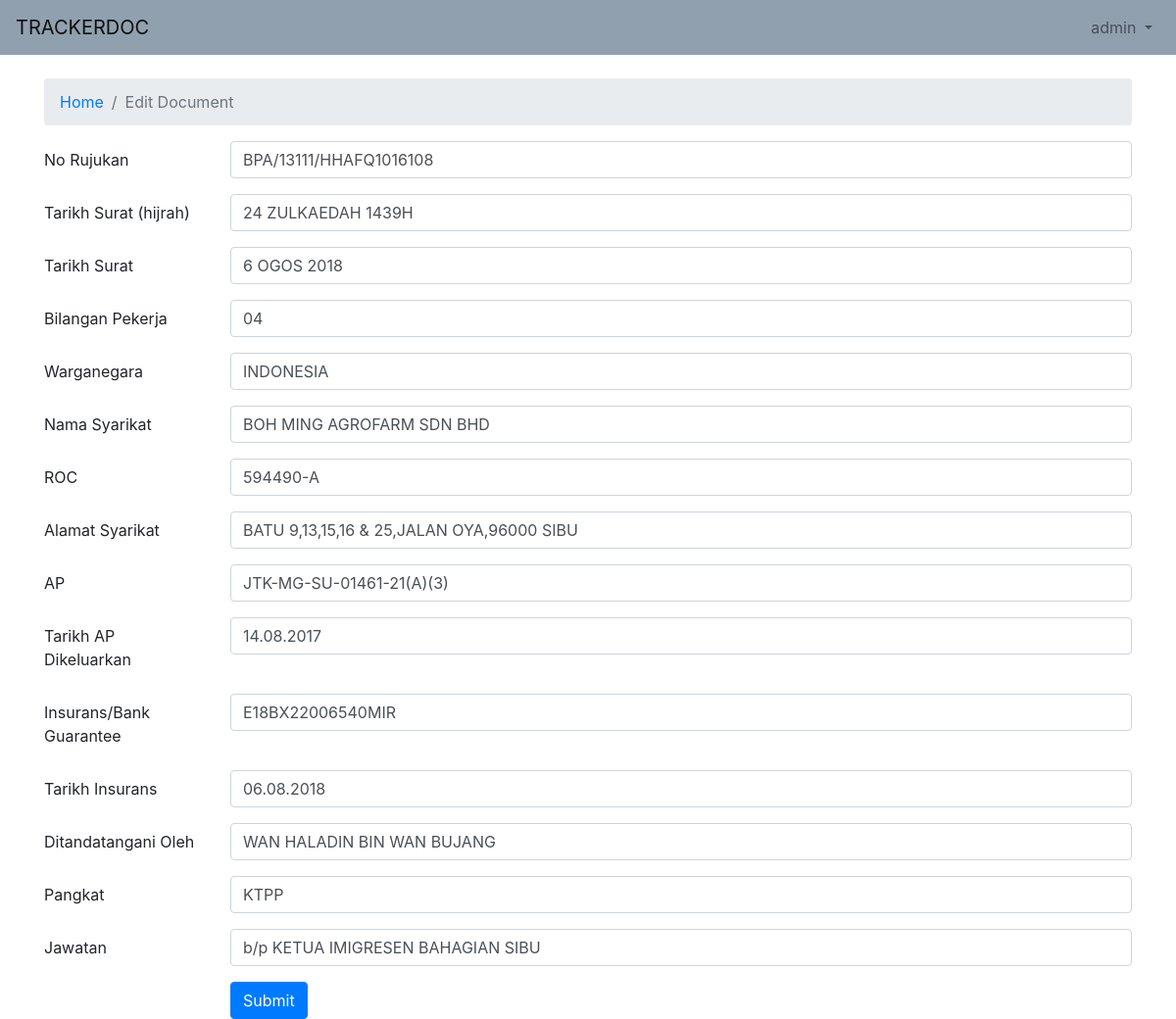
Page /documents/edit/73 (signed in) on the committed database.
### documents/models.py (models this page shows, shortened)
class TemplateTag(models.Model):
    template = models.ForeignKey(Template, on_delete=models.CASCADE)
    tag = models.CharField(max_length=50)
    label = models.CharField(max_length=50)
    description = models.TextField(blank=True)
    type = models.CharField(max_length=20)
    default_content = models.TextField(blank=True)
    is_searchable = models.BooleanField(default=False)
    is_capitalize = models.BooleanField(default=True)
    is_autocomplete = models.BooleanField(default=False)
    sorting_order = models.IntegerField(default=99)
    created_at = models.DateTimeField(auto_now_add=True)
    updated_at = models.DateTimeField(auto_now=True)

### documents/views.py (the view)
# urls.py: path("edit/<int:id>", views.document_edit, name="edit_document"),
@login_required
def document_edit(request, id):
    document = Document.objects.filter(id=id).first()
    tags = TemplateTag.objects.filter(template_id=document.template.id).order_by('sorting_order').all()
    DataFormSet = inlineformset_factory(Document, Data, form=DataForm, extra=0, can_delete=False)
    if request.method == "POST":
        formset = DataFormSet(request.POST, instance=document)
        if formset.is_valid():
            formset.save()
            return HttpResponseRedirect(reverse('documents:document_index'))
    else:
        formset = DataFormSet(instance=document)
    return render(request, "documents/document_edit.html", {"formset": formset, 'template_tags': tags})

### documents/templatetags/arr_index.py (called while the page is built)
@register.filter()
def get_value(arr, key):
    return arr[int(key)]

### documents/templates/documents/document_edit.html (shortened to what this page needs)
{% include "header-nav.html" %}
{% load arr_index %}
{% load widget_tweaks %}
<div class="container">
  <nav aria-label="breadcrumb">
    <ol class="breadcrumb">
      <li class="breadcrumb-item"><a href="{% url 'documents:document_index' %}">Home</a></li>
      <li class="breadcrumb-item active" aria-current="page">Edit Document</li>
    </ol>
  </nav>
  <form action="" method="post">
    {% for dataform in formset %}
      {% with tag=template_tags|get_value:forloop.counter0 %}
        {% for field in dataform.visible_fields %}
          <div class="form-group row">
            <label class="col-sm-2 col-form-label" for="{{ field.id_for_label }}">{{ tag.label }}</label>
            <div class="col-sm-10">
              {% if dataform.is_bound %}
                {% if field.errors %}
                  {% render_field field class="form-control is-invalid" %}
                  {% for error in field.errors %}
                    <div class="invalid-feedback">
                      {{ error }}
                    </div>
                  {% endfor %}
                {% else %}
                  {% render_field field class="form-control is-valid" %}
                {% endif %}
              {% else %}
                {% render_field field class="form-control" %}
              {% endif %}
            </div>
          </div>
        {% endfor %}
      {% endwith %}
    {% endfor %}
    <div class="row">
      <div class="col-sm-10 offset-sm-2"><button class="btn btn-primary" type="submit">Submit</button></div>
    </div>
  </form>
</div>
{% include "footer.html" %}

### templates/navbar.html (shortened to what this page needs)
<nav class="navbar navbar-expand-lg navbar-light" style="background-color: #90a0af;">
  <a class="navbar-brand" href="/">TRACKERDOC</a>
  <div class="collapse navbar-collapse" id="navbarSupportedContent">
    <ul class="navbar-nav ml-auto my-2 my-lg-0">
      <li class="nav-item dropdown">
        <a class="nav-link dropdown-toggle" href="#" id="navbarDropdown" role="button" data-toggle="dropdown" aria-haspopup="true" aria-expanded="false">
          {{ request.user.username }}
        </a>
      </li>
    </ul>
  </div>
</nav>
<br>

### rows in the picture
TemplateTag: label "No Rujukan"
TemplateTag: label "Tarikh Surat (hijrah)"
TemplateTag: label "Tarikh Surat"
TemplateTag: label "Bilangan Pekerja"
TemplateTag: label "Warganegara"
TemplateTag: label "Nama Syarikat"
TemplateTag: label "ROC"
TemplateTag: label "Alamat Syarikat"
TemplateTag: label "AP"
TemplateTag: label "Tarikh AP Dikeluarkan"
TemplateTag: label "Insurans/Bank Guarantee"
TemplateTag: label "Tarikh Insurans"
TemplateTag: label "Ditandatangani Oleh"
TemplateTag: label "Pangkat"
TemplateTag: label "Jawatan"

### other values in the picture
{{ request.user.username }} "admin"
